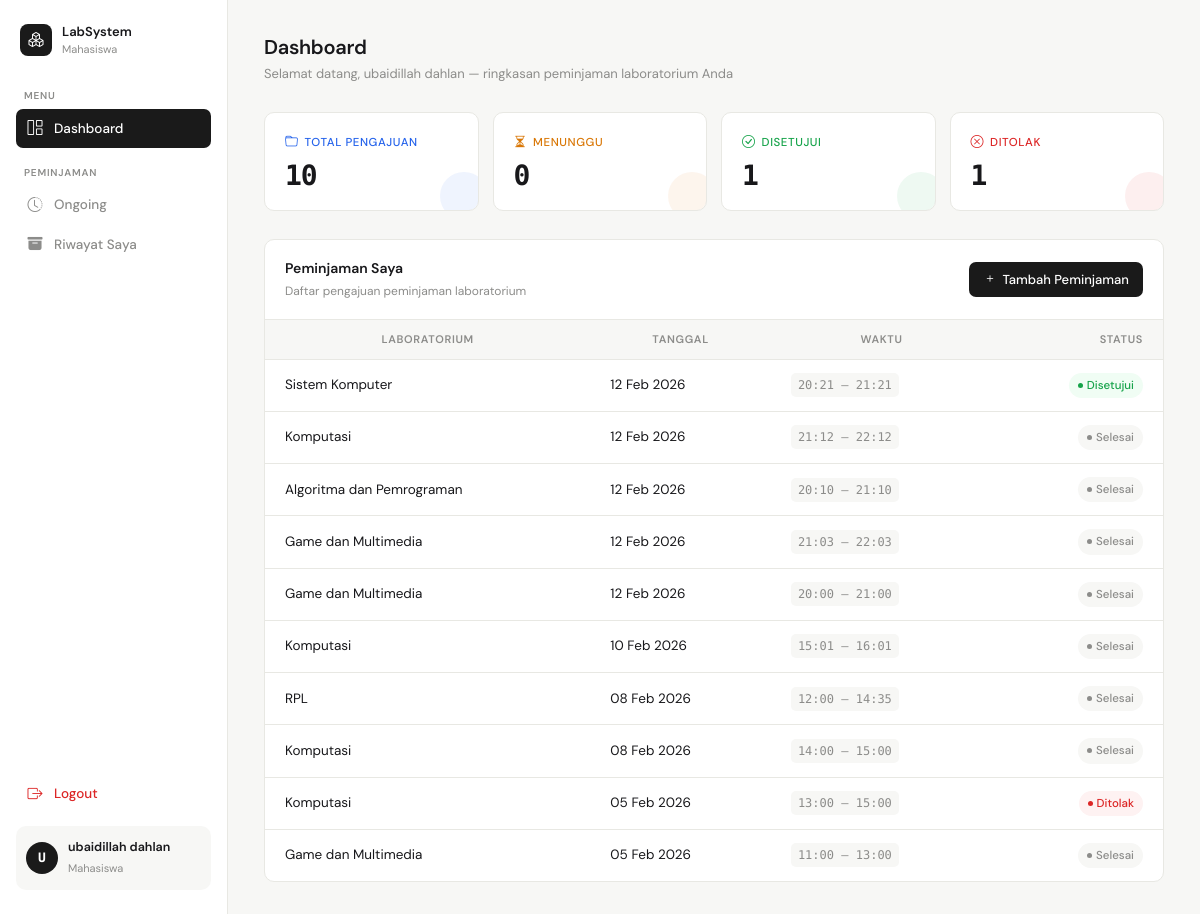
Page /mahasiswa/dashboard_mhs.php (signed in) on the earlier database version.
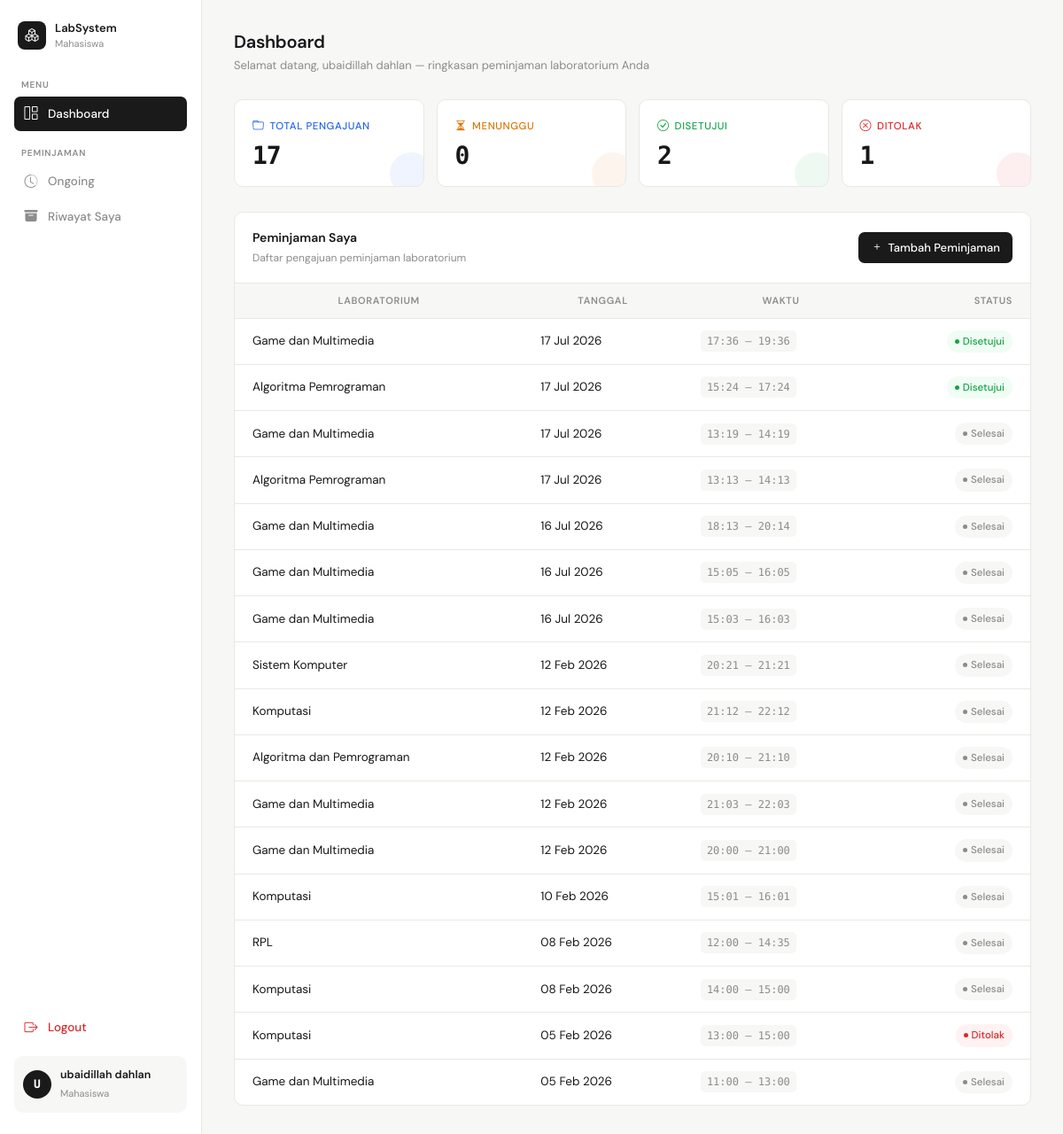
Same page on the later database version.
### tables this page shows
CREATE TABLE `data_pinjam` (
  `id_data` int NOT NULL,
  `nim` char(12) NOT NULL,
  `tanggal` date NOT NULL,
  `jam_mulai` time NOT NULL,
  `jam_selesai` time NOT NULL,
  `nama_lab` varchar(100) NOT NULL,
  `kursi` int DEFAULT NULL,
  `status` enum('disetujui','ditolak','menunggu','selesai') NOT NULL
);

### mahasiswa/dashboard_mhs.php (the view, shortened to what the changed rows need)
<?php
require_once __DIR__ . '/../config/koneksi.php';
$nim_mhs  = $_SESSION['mahasiswa']['nim'];
$qTotal = mysqli_query($koneksi, "
    SELECT COUNT(*) AS total FROM data_pinjam WHERE nim = '$nim_mhs'
");
$total_pinjam = mysqli_fetch_assoc($qTotal)['total'] ?? 0;
$qSetuju = mysqli_query($koneksi, "
    SELECT COUNT(*) AS total FROM data_pinjam WHERE nim = '$nim_mhs' AND status = 'disetujui'
");
$total_disetujui = mysqli_fetch_assoc($qSetuju)['total'] ?? 0;
$query = mysqli_query($koneksi, "
    SELECT * FROM data_pinjam WHERE nim = '$nim_mhs' ORDER BY tanggal DESC
");
?>
<!DOCTYPE html>
<html lang="id">
<head>
<link href="https://cdn.jsdelivr.net/npm/bootstrap-icons/font/bootstrap-icons.css" rel="stylesheet">
</head>
<body>
<main class="main">
    <div class="page-header">
        <h1>Dashboard</h1>
    </div>
    <div class="stats-grid">
        <div class="stat-card card-blue">
            <div class="stat-label"><i class="bi bi-folder"></i> Total Pengajuan</div>
            <div class="stat-value" id="total_pinjam"><?= $total_pinjam ?></div>
            <div class="corner-dot"></div>
        </div>
        <div class="stat-card card-green">
            <div class="stat-label"><i class="bi bi-check-circle"></i> Disetujui</div>
            <div class="stat-value" id="total_disetujui"><?= $total_disetujui ?></div>
            <div class="corner-dot"></div>
        </div>
    </div>
    <div class="card">
        <div class="card-header">
            <div class="card-header-left">
                <h2>Peminjaman Saya</h2>
            </div>
        </div>
        <div class="table-wrap">
            <table>
                <thead>
                    <tr>
                        <th>Laboratorium</th>
                        <th>Tanggal</th>
                        <th>Waktu</th>
                        <th>Status</th>
                    </tr>
                </thead>
                <tbody id="tableBody">
                <?php
                while ($row = mysqli_fetch_assoc($query)):
                    $badgeClass = match($row['status']) {
                        'menunggu'  => 'badge-menunggu',
                        'disetujui' => 'badge-disetujui',
                        'ditolak'   => 'badge-ditolak',
                        default     => 'badge-default'
                    };
                ?>
                    <tr>
                        <td><?= htmlspecialchars($row['nama_lab']) ?></td>
                        <td><?= date('d M Y', strtotime($row['tanggal'])) ?></td>
                        <td>
                            <span class="time-range">
                                <?= substr($row['jam_mulai'], 0, 5) ?> – <?= substr($row['jam_selesai'], 0, 5) ?>
                            </span>
                        </td>
                        <td>
                            <span class="badge <?= $badgeClass ?>">
                                <?= ucfirst($row['status']) ?>
                            </span>
                        </td>
                    </tr>
                <?php endwhile; ?>
                </tbody>
            </table>
        </div>
    </div>
</main>
</body>
</html>

Differences in the rows shown:
added data_pinjam: nama_lab "Game dan Multimedia", tanggal "17 Jul 2026", jam_mulai "17:36", jam_selesai "19:36", status "Disetujui"
added data_pinjam: nama_lab "Algoritma Pemrograman", tanggal "17 Jul 2026", jam_mulai "15:24", jam_selesai "17:24", status "Disetujui"
added data_pinjam: nama_lab "Game dan Multimedia", tanggal "17 Jul 2026", jam_mulai "13:19", jam_selesai "14:19", status "Selesai"
added data_pinjam: nama_lab "Algoritma Pemrograman", tanggal "17 Jul 2026", jam_mulai "13:13", jam_selesai "14:13", status "Selesai"
added data_pinjam: nama_lab "Game dan Multimedia", tanggal "16 Jul 2026", jam_mulai "18:13", jam_selesai "20:14", status "Selesai"
added data_pinjam: nama_lab "Game dan Multimedia", tanggal "16 Jul 2026", jam_mulai "15:05", jam_selesai "16:05", status "Selesai"
added data_pinjam: nama_lab "Game dan Multimedia", tanggal "16 Jul 2026", jam_mulai "15:03", jam_selesai "16:03", status "Selesai"
changed data_pinjam "Sistem Komputer": status "Disetujui" → "Selesai"
Other differences:
$total_pinjam: "10" → "17"
$total_disetujui: "1" → "2"
